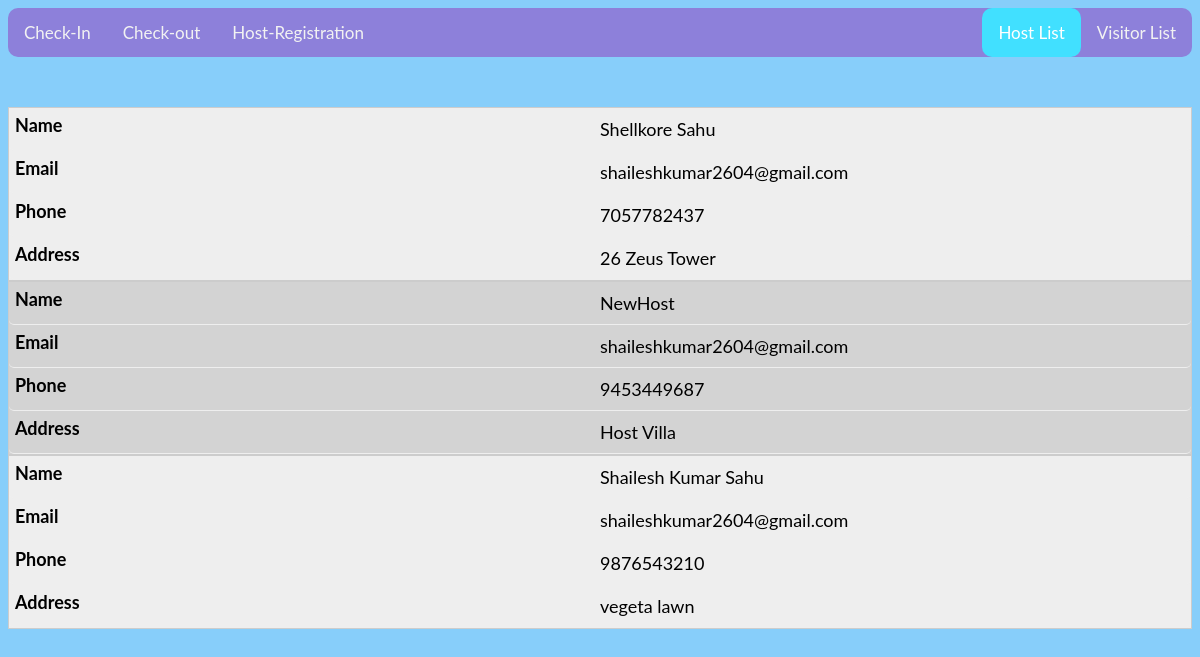
Page /allhosts on the earlier database version.
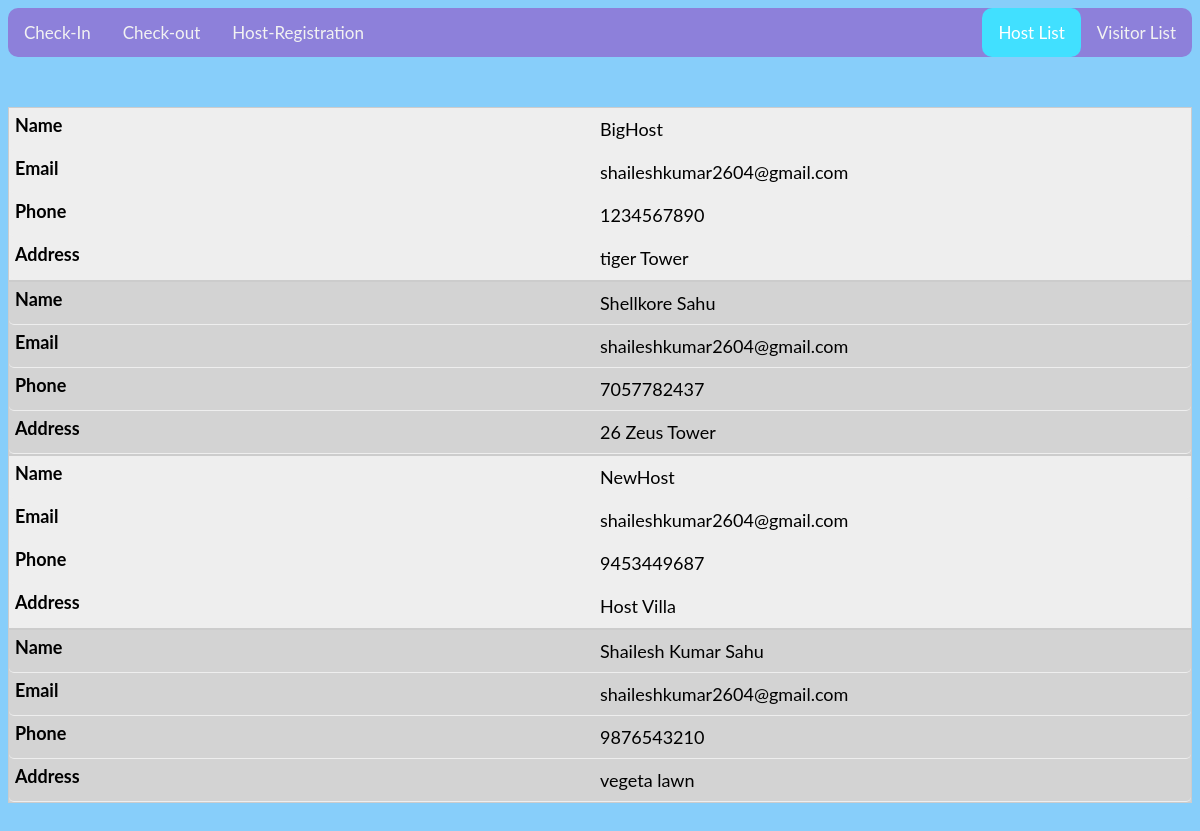
Same page on the later database version.
### tables this page shows
CREATE TABLE host (name TEXT, email TEXT, phone INTEGER NOT NULL PRIMARY KEY,address TEXT);

### app.py (the view)
@app.route('/allhosts')
def allhosts():
   con = sql.connect("database.db")
   con.row_factory = sql.Row
   cur = con.cursor()
   cur.execute("select * from host")
   rows = cur.fetchall()
   return render_template("viewH.html",rows = rows)

### templates/viewH.html (shortened to what this page needs)
<!doctype html>
<html>
<head>
    <link rel="stylesheet" type="text/css" href="{{ url_for('static',filename='styles/style.css') }}">
</head>
   <body>
<div class="topnav">
  <a  href="{{ url_for('checkin') }}">Check-In</a>
  <a href="{{ url_for('checkout') }}">Check-out</a>
  <a href="{{ url_for('host') }}">Host-Registration</a>
  <div class="topnav-right">
     <a class='active' href="{{ url_for('allhosts') }}">Host List</a>
     <a href="{{ url_for('visitors') }}">Visitor List</a>
   </div>
</div>
      <table>
         <tbody>
         {% for row in rows %}
            <tr>
               <td data-column="Name">{{row["name"]}}</td>
               <td data-column="Email">{{row["email"]}}</td>
               <td data-column="Phone"> {{row["phone"]}}</td>
               <td data-column="Address">{{row["address"]}}</td>
            </tr>
         {% endfor %}
         </tbody>
      </table>
   </body>
</html>

### static/styles/style.css (style rules this page uses)
.topnav { background-color: #8d80da; overflow: hidden; border-radius: 10px; }
.topnav a { float: left; color: #f2f2f2; text-align: center; padding: 14px 16px; text-decoration: none; font-size: 17px; }
.topnav a.active { background-color: #41e0ff; color: white; border-radius: 10px; }
.topnav-right { float: right; }
body { background-color: rgba(135, 206, 250); font-family: "Lato", "Lucida Grande", "Lucida Sans Unicode", Tahoma, Sans-Serif; }
table { width: 90%; border-collapse: collapse; margin:50px auto; background-color: #D3D3D3; }
tr:nth-of-type(odd) { background: #eee; }
td, th { padding: 10px; border: 1px solid #ccc; text-align: left; font-size: 18px; border-radius: 5px; }
@media only screen and (max-width: 760px),
(min-device-width: 768px) and (max-device-width: 1024px) { table { width: 100%; } }
@media only screen and (max-width: 760px),
(min-device-width: 768px) and (max-device-width: 1024px) { table, thead, tbody, th, td, tr { display: block; } }
@media only screen and (max-width: 760px),
(min-device-width: 768px) and (max-device-width: 1024px) { tr { border: 1px solid #ccc; } }
@media only screen and (max-width: 760px),
(min-device-width: 768px) and (max-device-width: 1024px) { td { border: none; border-bottom: 1px solid #eee; position: relative; padding-left: 50%; } }
@media only screen and (max-width: 760px),
(min-device-width: 768px) and (max-device-width: 1024px) { td:before { position: absolute; top: 6px; left: 6px; width: 45%; padding-right: 10px; white-space: nowrap; content: attr(data-column); color: #000; font-weight: bold; } }

Differences in the rows shown:
added host: name "BigHost", email "shaileshkumar2604@gmail.com", phone "1234567890", address "tiger Tower"
